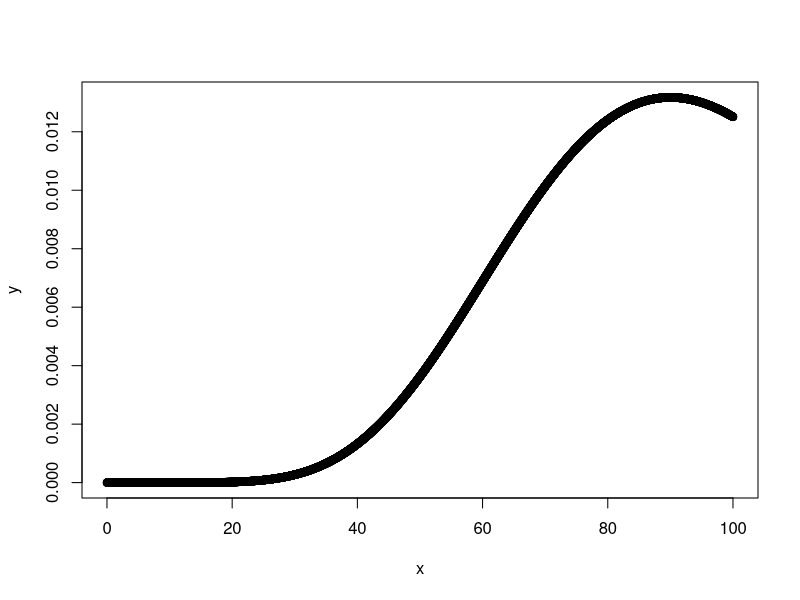
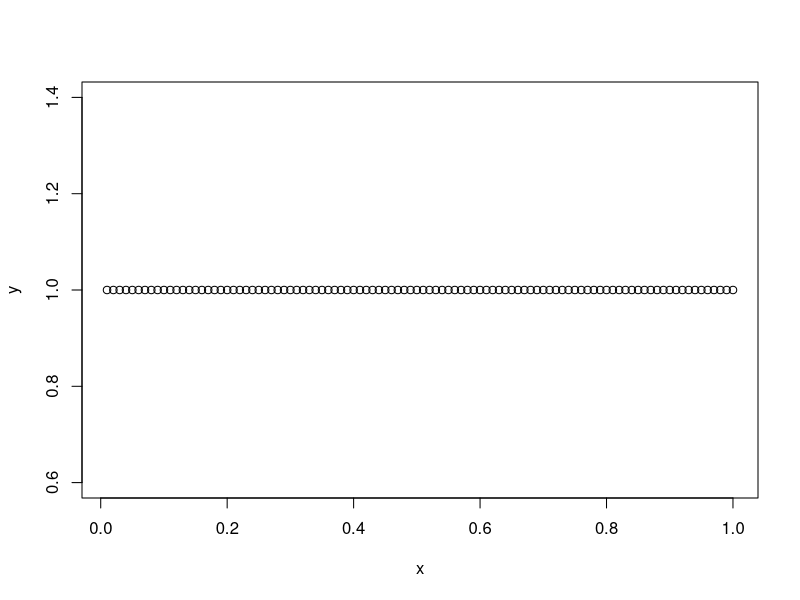

The R source for these figures, in order:
## ---- chunk 1
shape <- 10
rate <- .1
x <- seq(.01,100,.01)
y <- dgamma(x, shape = shape, rate = rate)
plot(x,y)
## ---- chunk 2
a <- 1
b <- 1
x <- seq(.01,1,.01)
y <- dbeta(x, a,b)
plot(x,y)
